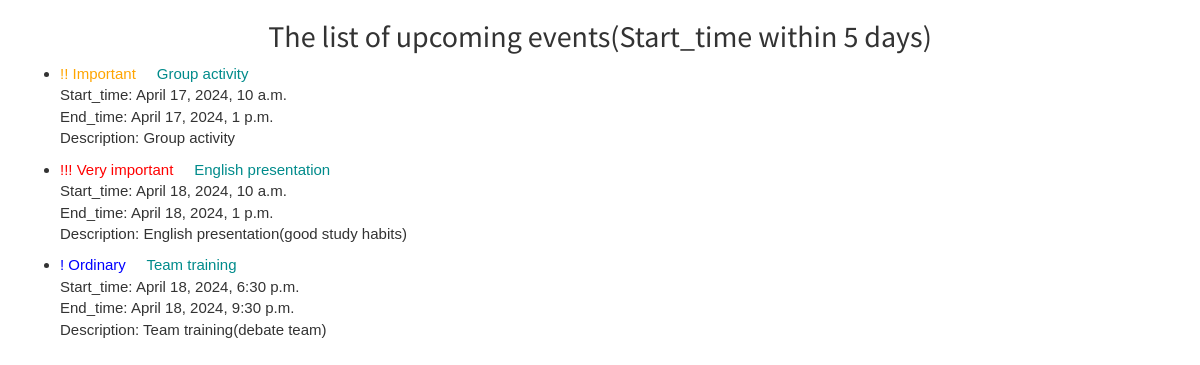
The page /event/info (signed in) on the database its author committed.
### test1/models.py (models this page shows, shortened)
class Event(models.Model):
    title = models.CharField(max_length=200)
    description = models.TextField()
    user = models.ForeignKey(User, on_delete=models.CASCADE, default='')
    start_time = models.DateTimeField(default='')
    end_time = models.DateTimeField(default='')
    priority_choices = (('1', 'Very important'), ('2', 'Important'), ('3', 'Ordinary'))
    priority = models.CharField(max_length=20, choices=priority_choices, default='3')

### test1/views.py (the view)
# urls.py: path('event/info', views.EventInfoView.as_view(), name='event_info'),
class EventInfoView(LoginRequiredMixin, ListView):
    model = Event
    template_name = 'event_info.html'
    def get_queryset(self):
        return models.Event.objects.filter(start_time__lte=datetime.datetime.now()+datetime.timedelta(days=5), start_time__gte=datetime.datetime.now(), user=self.request.user).order_by('start_time')

### templates/event_info.html
{% extends 'base_layer.html' %}
{% block main %}
<div style="margin:20px">
    <h2 style="text-align:center">The list of upcoming events(Start_time within 5 days)</h2>
    {% for event in object_list %}
    <ul>
        <li style="font-size:15px">
            {% if event.priority == '1' %}
                <span style="color:red">!!! Very important</span>
            {% elif event.priority == '2' %}
                <span style="color:orange">!! Important</span>
            {% else %}
                <span style="color:blue">! Ordinary</span>
            {% endif %} &nbsp; &nbsp; <span style="color: #008B8B">{{ event.title }}</span><br>
            Start_time: {{ event.start_time }} <br>
            End_time: {{ event.end_time }} <br>
            Description: {{ event.description }} <br>
        </li>
    </ul>
    {% empty %}
        <p>No upcoming events!</p>
    {% endfor %}
</div>
{% endblock %}

### templates/base_layer.html (shortened to what this page needs)
{% load static %}
<!DOCTYPE html>
<html>
<head>
  <link rel="stylesheet" href="{% static 'bootstrap/css/bootstrap.min.css' %}">
  <link rel="stylesheet" href="{% static 'dist/css/AdminLTE.min.css' %}">
  <link rel="stylesheet" href="{% static 'dist/css/myself.css' %}">
  <link rel="stylesheet" href="{% static 'dist/css/skins/skin-blue.min.css' %}">
  <link rel="stylesheet" href="{% static 'js/plugins/layer/skin/layer.css' %}">
</head>
<body>
  {% block main %}
  {% endblock %}
</body>
</html>

### rows shown on the page
Event: priority "!! Important", title "Group activity", start_time "April 17, 2024, 10 a.m.", end_time "April 17, 2024, 1 p.m.", description "Group activity"
Event: priority "!!! Very important", title "English presentation", start_time "April 18, 2024, 10 a.m.", end_time "April 18, 2024, 1 p.m.", description "English presentation(good study habits)"
Event: priority "! Ordinary", title "Team training", start_time "April 18, 2024, 6:30 p.m.", end_time "April 18, 2024, 9:30 p.m.", description "Team training(debate team)"
